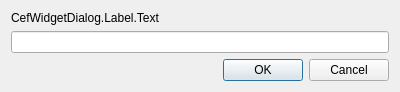
<?xml version="1.0" encoding="UTF-8"?>
<ui version="4.0">
 <class>CefWidgetDialog</class>
 <widget class="QDialog" name="CefWidgetDialog">
  <property name="geometry">
   <rect>
    <x>0</x>
    <y>0</y>
    <width>400</width>
    <height>72</height>
   </rect>
  </property>
  <property name="windowTitle">
   <string>Dialog</string>
  </property>
  <layout class="QVBoxLayout" name="verticalLayout">
   <item>
    <widget class="QLabel" name="label">
     <property name="text">
      <string>CefWidgetDialog.Label.Text</string>
     </property>
    </widget>
   </item>
   <item>
    <widget class="QLineEdit" name="urlEdit"/>
   </item>
   <item>
    <spacer name="verticalSpacer">
     <property name="orientation">
      <enum>Qt::Vertical</enum>
     </property>
     <property name="sizeHint" stdset="0">
      <size>
       <width>20</width>
       <height>40</height>
      </size>
     </property>
    </spacer>
   </item>
   <item>
    <widget class="QDialogButtonBox" name="buttonBox">
     <property name="orientation">
      <enum>Qt::Horizontal</enum>
     </property>
     <property name="standardButtons">
      <set>QDialogButtonBox::Cancel|QDialogButtonBox::Ok</set>
     </property>
    </widget>
   </item>
  </layout>
 </widget>
 <resources/>
 <connections>
  <connection>
   <sender>buttonBox</sender>
   <signal>accepted()</signal>
   <receiver>CefWidgetDialog</receiver>
   <slot>accept()</slot>
   <hints>
    <hint type="sourcelabel">
     <x>248</x>
     <y>254</y>
    </hint>
    <hint type="destinationlabel">
     <x>157</x>
     <y>274</y>
    </hint>
   </hints>
  </connection>
  <connection>
   <sender>buttonBox</sender>
   <signal>rejected()</signal>
   <receiver>CefWidgetDialog</receiver>
   <slot>reject()</slot>
   <hints>
    <hint type="sourcelabel">
     <x>316</x>
     <y>260</y>
    </hint>
    <hint type="destinationlabel">
     <x>286</x>
     <y>274</y>
    </hint>
   </hints>
  </connection>
 </connections>
</ui>
